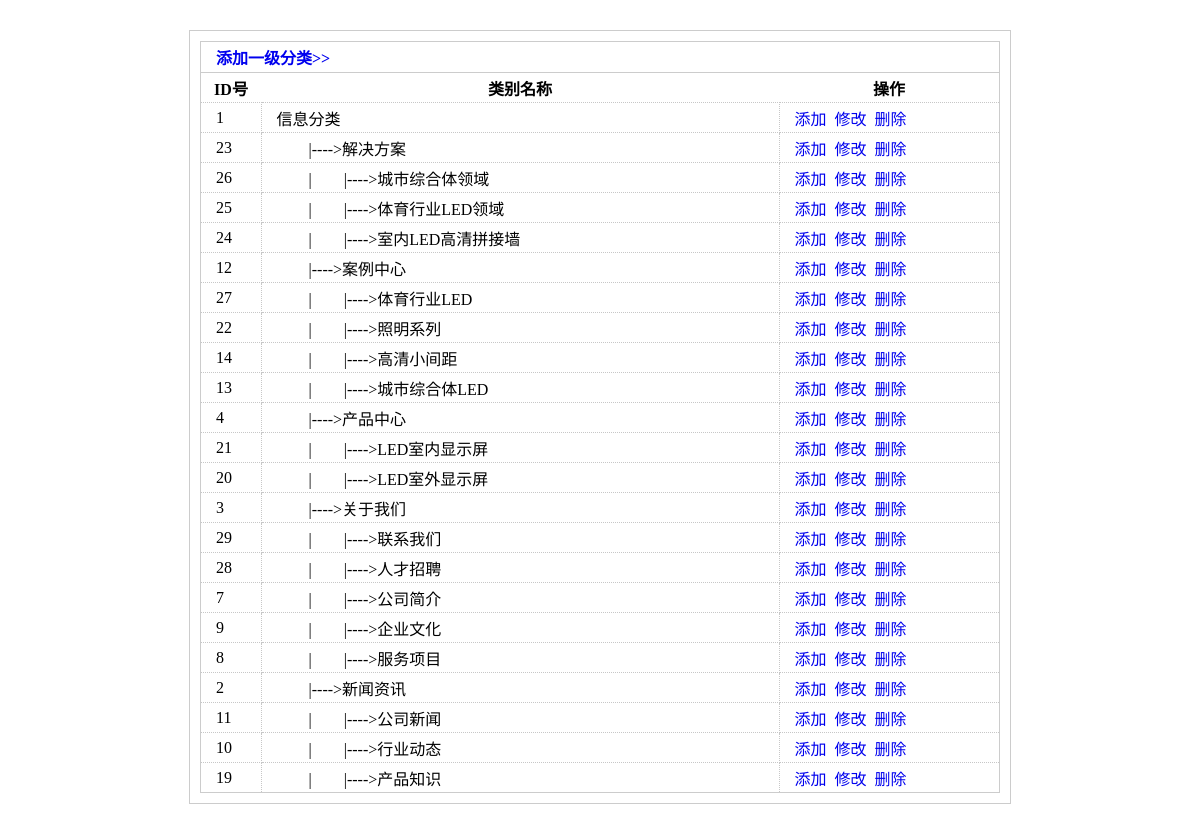
The app's page /sort/index.php with its own data.
### tables this page shows
CREATE TABLE `sortclass`  (
  `id` int(10) UNSIGNED NOT NULL AUTO_INCREMENT,
  `sortname` varchar(25) NOT NULL COMMENT '类别名称',
  `parentid` int(10) UNSIGNED NOT NULL DEFAULT 0 COMMENT '父类ID: 第一级的话为0',
  `sortpath` varchar(50) NULL DEFAULT NULL COMMENT '类别路径, 从顶级到当前级, 方便类别模糊查询',
  `level` tinyint(4) NULL DEFAULT 0 COMMENT '级别:　第一级为０',
  `orders` smallint(6) NULL DEFAULT 1 COMMENT '排序',
  PRIMARY KEY (`id`) USING BTREE
);

### sort/fun.php (called while the page is built, shortened)
<?php
function query($db,$sql,$erwei=true){
	$result = "";
	$query = $db->query($sql);
	$query->setFetchMode(PDO::FETCH_ASSOC);
	if($erwei){
		$result = $query->fetchAll();
	}
	else{
		$result = $query->fetch();
	}
	return $result;
}
function get_Children_Class($parentid=0,&$db,&$arr=array(),$space="",$level=0,$childResult=""){
	if(empty($childResult)){
		$sql = "SELECT * FROM sortclass WHERE parentid=$parentid order by orders asc";
		$childResult = query($db,$sql,true);
	}
	if($childResult){
		foreach($childResult as $row){
			if($level==0)$row["space"]=$space;
			elseif($level==1)$row["space"]=$space="　　|---->";
			else $row["space"] = $space;
			$arr[] = $row;
			$parentid = $row["id"];
			$sql = "SELECT * FROM sortclass WHERE parentid=$parentid order by orders asc";
			$childResult = query($db,$sql,true);
			if($childResult)
				{
					get_Children_Class($parentid,$db,$arr,"　　|".$space,$level+1,$childResult);
				}
		}
	}
	return $arr;
}
?>

### sort/index.php (the view, shortened to what this page needs)
<!doctype html>
<html>
<head>
</head>
<body>
<?php
	require("fun.php");
	$db = conndb();
	$parentid = isset($_GET["parentid"])?$_GET["parentid"]:0;
	$result=get_Children_Class($parentid,$db);
	$str = "";
	if($result){
		foreach($result as $row){
			$str .= "<tr> \n";
			$str .= "	<td>".$row["id"]."</td>\n";
			$str .= "	<td>".$row["space"].$row["sortname"]."</td>\n";
			$str .= "	<td>
			<a href='sort_add.php?parentid=".$row["id"]."'>添加</a>&nbsp;
	  	    <a href='sort_edit.php?sortid=".$row["id"]."'>修改</a>&nbsp;
	        <a href='sort_del.php?sortid=".$row["id"]."' onClick='return confirm(\"确定要删除吗?\");'>删除</a>
	  			     </td\n>";
			$str .= "</tr>\n";
		}
	}
?>
	<div id="lists">
            <table cellpadding="0" cellspacing="0">
            	<tr style="border-bottom:1px solid #ccc;">
                	<th colspan="3" style="text-align:left; padding-left:15px; height:30px;"><a href="sort_add.php">添加一级分类>></a></th>
                </tr>
            	<tr>
                	<th style="width:60px;">ID号</th>
                    <th>类别名称</th>
                    <th style="width:220px;">操作</th>
                </tr>
                <?php echo $str;?>
            </table>
    </div>
</body>
</html>

### sort/index.php (style rules this page uses)
* { padding:0; margin:0; }
a { text-decoration:none; }
#lists { margin:30px auto; width:800px; border:1px solid #CCC; padding:10px; }
#lists table { width:800px; border:1px solid #ccc; border-collapse:collapse; }
#lists table tr { height:30px; }
#lists table tr th { text-align:center; }
#lists table tr td { border:dotted 1px #c7c7c7; padding-left:15px; }

### records on screen
sortclass: id "1", sortname "信息分类"
sortclass: id "23", space "|---->", sortname "解决方案"
sortclass: id "26", space "| |---->", sortname "城市综合体领域"
sortclass: id "25", space "| |---->", sortname "体育行业LED领域"
sortclass: id "24", space "| |---->", sortname "室内LED高清拼接墙"
sortclass: id "12", space "|---->", sortname "案例中心"
sortclass: id "27", space "| |---->", sortname "体育行业LED"
sortclass: id "22", space "| |---->", sortname "照明系列"
sortclass: id "14", space "| |---->", sortname "高清小间距"
sortclass: id "13", space "| |---->", sortname "城市综合体LED"
sortclass: id "4", space "|---->", sortname "产品中心"
sortclass: id "21", space "| |---->", sortname "LED室内显示屏"
sortclass: id "20", space "| |---->", sortname "LED室外显示屏"
sortclass: id "3", space "|---->", sortname "关于我们"
sortclass: id "29", space "| |---->", sortname "联系我们"
sortclass: id "28", space "| |---->", sortname "人才招聘"
sortclass: id "7", space "| |---->", sortname "公司简介"
sortclass: id "9", space "| |---->", sortname "企业文化"
sortclass: id "8", space "| |---->", sortname "服务项目"
sortclass: id "2", space "|---->", sortname "新闻资讯"
sortclass: id "11", space "| |---->", sortname "公司新闻"
sortclass: id "10", space "| |---->", sortname "行业动态"
sortclass: id "19", space "| |---->", sortname "产品知识"
